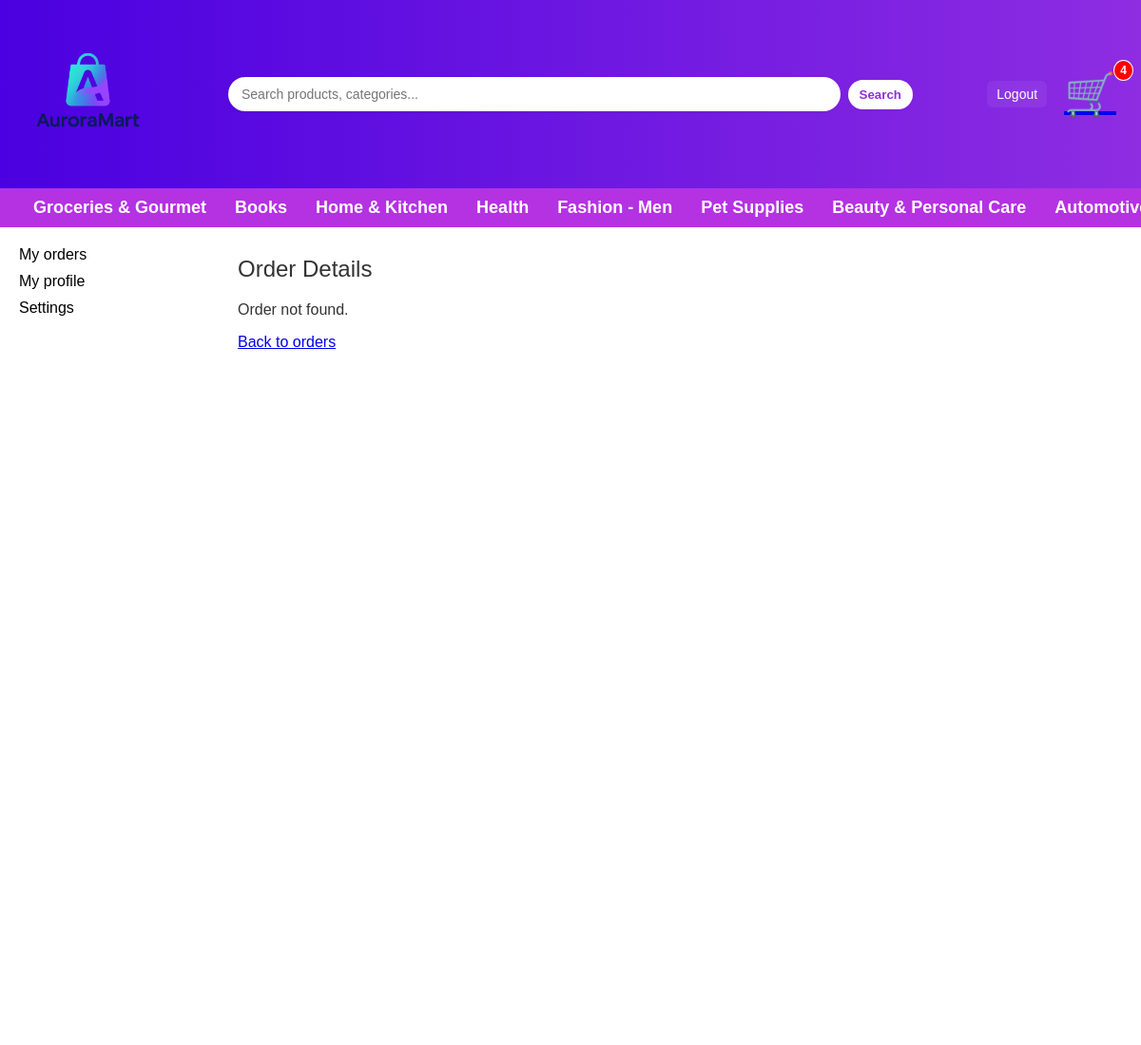
The page /order/2/ (signed in) on the database as committed earlier.
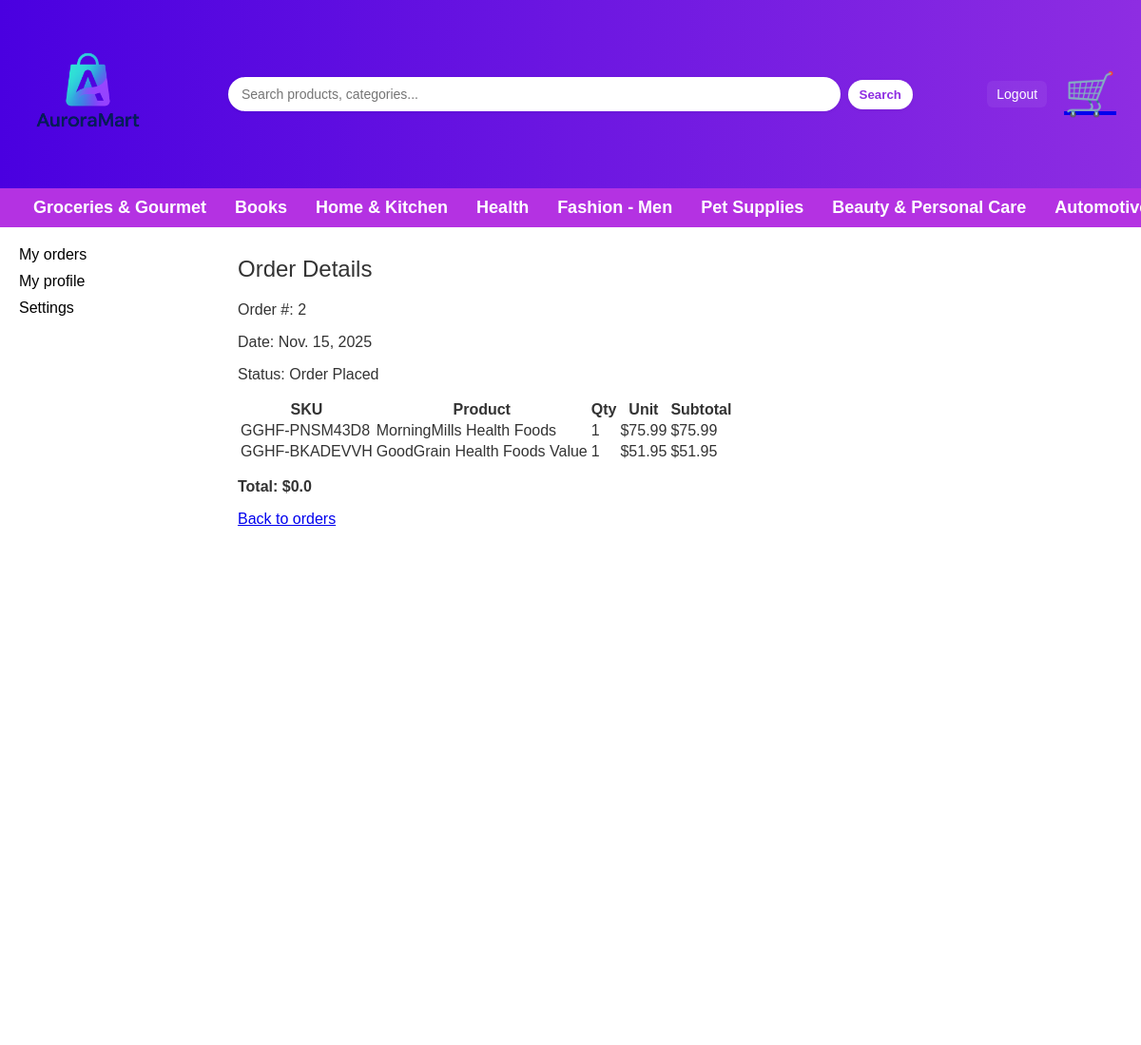
The same page on the database as committed later.
### onlineshopfront/models.py (models this page shows, shortened)
class Order(models.Model):
    ORDER_STATUS = [
        ('Order Placed', 'Order Placed'),
        ('Shipped', 'Shipped'),
        ('Delivered', 'Delivered')
    ]
    order_id = models.AutoField(primary_key=True)
    order_status = models.CharField(max_length = 50, choices = ORDER_STATUS)
    order_date = models.DateField()
    order_price = models.FloatField(default=0.0)
    required_date = models.DateField()
    shipped_date = models.DateField(blank=True, null= True)
    shipping_fee = models.FloatField(default=0.0)
    customer = models.ForeignKey(Customer, on_delete=models.RESTRICT, related_name = 'customer_orders')

class Product(models.Model):
    sku = models.CharField(max_length=50, primary_key=True)
    product_name = models.CharField(max_length=255)
    product_description = models.TextField()
    product_category = models.CharField(max_length=50, choices = PRODUCT_CATEGORY)
    quantity_on_hand = models.IntegerField()
    reorder_quantity = models.IntegerField()
    unit_price = models.FloatField()
    product_rating = models.FloatField()
    product_subcategory = models.ForeignKey('Subcategory', on_delete=models.RESTRICT, related_name='products')

class OrderItem(models.Model):
    order = models.ForeignKey(Order, on_delete=models.CASCADE, related_name='order_items')
    product = models.ForeignKey(Product, on_delete=models.RESTRICT, related_name='order_items')
    quantity = models.IntegerField()
    unit_price = models.FloatField()
    class Meta:
        unique_together = ('order', 'product')

### onlineshopfront/views.py (the view)
# urls.py: path('order/<int:order_id>/', views.order_detail, name='order_detail'),
@login_required
def order_detail(request, order_id):
    try:
        cust = getattr(request.user, 'customer_profile', None)
    except Exception:
        cust = None
    if cust is None:
        return render(request, "onlineshopfront/order_detail.html", {'error': 'No customer profile found for this user.'})
    from .models import Order
    order = None
    try:
        order = Order.objects.get(pk=order_id, customer=cust)
    except Order.DoesNotExist:
        order = None
    if order is None:
        return render(request, "onlineshopfront/order_detail.html", {'error': 'Order not found.'})
    items = []
    for oi in order.order_items.select_related('product').all():
        items.append({
            'sku': getattr(oi.product, 'sku', ''),
            'name': getattr(oi.product, 'product_name', ''),
            'quantity': getattr(oi, 'quantity', 0),
            'unit_price': getattr(oi, 'unit_price', 0.0),
            'subtotal': getattr(oi, 'quantity', 0) * getattr(oi, 'unit_price', 0.0)
        })
    context = {
        'order': order,
        'items': items,
        'total': getattr(order, 'order_price', 0.0),
    }
    return render(request, "onlineshopfront/order_detail.html", context)

### adminpanel/context_processors.py (called while the page is built, shortened)
def role_flags(request):
    user = request.user
    names = set(user.groups.values_list('name', flat=True))
    is_admin = user.is_superuser or 'Admin' in names
    return {
        'can_catalogue': is_admin or 'Manager' in names or 'Merchandiser' in names,
        'can_inventory': is_admin or 'Manager' in names or 'Merchandiser' in names or 'Inventory' in names,
        'can_customers': is_admin or 'Manager' in names or 'Support' in names,
        'can_staff': is_admin,
    }

### onlineshopfront/templates/onlineshopfront/order_detail.html
{% extends "onlineshopfront/base.html" %}
{% load static %}
{% block content %}
<h2>Order Details</h2>
{% if error %}
<p>{{ error }}</p>
<p><a href="{% url 'onlineshopfront:myOrder' %}">Back to orders</a></p>
{% else %}
<div class="order-meta">
    <p>Order #: {{ order.order_id }}</p>
    <p>Date: {{ order.order_date }}</p>
    <p>Status: {{ order.order_status }}</p>
</div>
<table class="order-items">
    <thead>
        <tr>
            <th>SKU</th>
            <th>Product</th>
            <th>Qty</th>
            <th>Unit</th>
            <th>Subtotal</th>
        </tr>
    </thead>
    <tbody>
        {% for it in items %}
        <tr>
            <td>{{ it.sku }}</td>
            <td>{{ it.name }}</td>
            <td>{{ it.quantity }}</td>
            <td>${{ it.unit_price }}</td>
            <td>${{ it.subtotal }}</td>
        </tr>
        {% endfor %}
    </tbody>
</table>
<p><strong>Total: ${{ total }}</strong></p>
<p><a href="{% url 'onlineshopfront:myOrder' %}">Back to orders</a></p>
{% endif %}
{% endblock %}

### onlineshopfront/templates/onlineshopfront/base.html (shortened to what this page needs)
{% load static %}
<!DOCTYPE html>
<html lang="en">
<head>
    <link rel="stylesheet" href="{% static 'onlineshopfront/css/styles.css' %}">
</head>
<body>
    <div class="header">
        <a href="{% url 'onlineshopfront:index' %}" class="logo-link">
            <img class="logo-img" src="{% static 'images/AuroraMartLogo.png' %}" alt="AuroraMart Logo">
        </a>
        <form method="get" action="{% url 'onlineshopfront:product_list' %}" class="search-form">
            <input name="q" type="search" placeholder="Search products, categories..."
                value="{{ request.GET.q|default:'' }}" />
            <button type="submit">Search</button>
        </form>
        <div class="cart-and-auth">
            <a class="cart-link" href="{% url 'onlineshopfront:view_cart' %}">
                <div class="cart">
                    🛒
                    {% if cart_count %}
                    <span class="cart-count">{{ cart_count }}</span>
                    {% endif %}
                </div>
            </a>
            <div class="auth-links">
                {% if request.user.is_authenticated %}
                <a class="auth-link" href="{% url 'onlineshopfront:logout' %}">Logout</a>
                {% else %}
                <a class="auth-link" href="{% url 'onlineshopfront:login' %}">Sign in</a>
                <a class="auth-link" href="{% url 'onlineshopfront:create_account' %}">Create account</a>
                {% endif %}
            </div>
        </div>
    </div>
    <div class="category-nav">
        {% for cat in site_categories %}
        {% if cat.slug %}
        <a href="{% url 'onlineshopfront:product_list_by_category' cat.slug %}">{{ cat.category_name }}</a>
        {% else %}
        <a href="#">{{ cat.category_name }}</a>
        {% endif %}
        {% endfor %}
    </div>
    <div class="page-container">
        <div class="sidebar">
            <a href="{% url 'onlineshopfront:myOrder' %}">My orders</a>
            <a href="{% url 'onlineshopfront:myProfile' %}">My profile</a>
            <a href="{% url 'onlineshopfront:settings' %}">Settings</a>
        </div>
        <main class="content">
            {% block content %}
            {% endblock %}
        </main>
    </div>
</body>
</html>

Rows that differ between the two databases and show on the page:
added Order: order_id "2", order_date "Nov. 15, 2025", order_status "Order Placed", order_price "0.0"
now on this page (row unchanged): Product: sku "GGHF-PNSM43D8", name "MorningMills Health Foods"
added OrderItem: unit_price "75.99"
now on this page (row unchanged): Product: sku "GGHF-BKADEVVH", name "GoodGrain Health Foods Value"
added OrderItem: unit_price "51.95"
Other text that changed with them:
{{ cart_count }}: "4" → (not shown)
{{ error }}: "Order not found." → (not shown)
text now shown: "Order #: Date: Status: SKU Product Qty Unit Subtotal Total: $"
new list line: "1 $ $ 75.99"
new list line: "1 $ $ 51.95"
